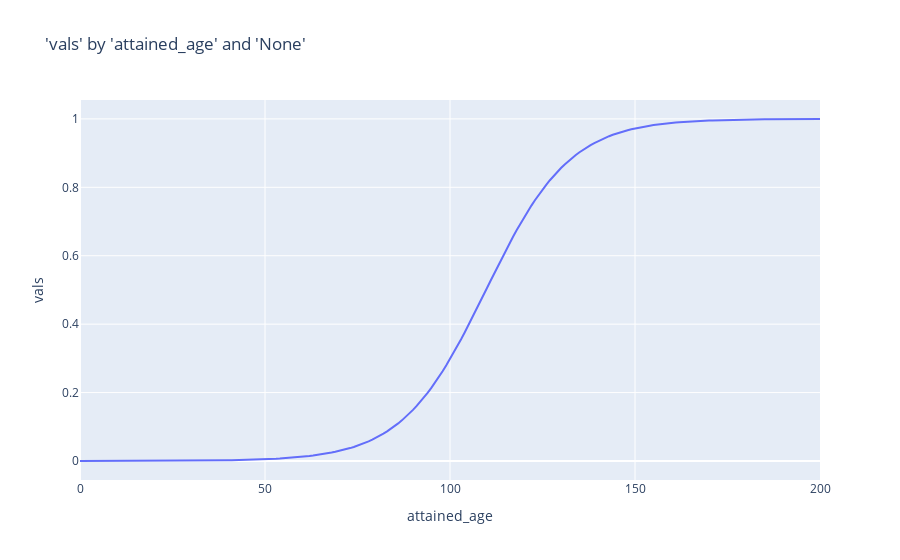

The notebook cell saved with this chart:
### Code cell
charters.chart(df=rate, x_axis="attained_age", y_axis="vals", type="line")

### Figure 1 — Plotly figure (JSON) as saved in the notebook; plotly's stock layout.template omitted (floating-point values rounded to 4 significant figures; data arrays with more than 128 entries replaced by an {"elided": "..."} marker saying what was removed)
{"data": [{"hovertemplate": "attained_age=%{x}<br>vals=%{y}<extra></extra>", "legendgroup": "", "line": {"color": "#636efa", "dash": "solid"}, "marker": {"symbol": "circle"}, "mode": "lines", "name": "", "orientation": "v", "showlegend": false, "type": "scatter", "x": {"elided": "201 int values"}, "xaxis": "x", "y": {"elided": "201 float values"}, "yaxis": "y"}], "layout": {"autosize": true, "legend": {"tracegroupgap": 0}, "title": {"text": "'vals' by 'attained_age' and 'None'"}, "xaxis": {"anchor": "y", "autorange": true, "domain": [0, 1], "range": [0, 200], "title": {"text": "attained_age"}, "type": "linear"}, "yaxis": {"anchor": "x", "autorange": true, "domain": [0, 1], "range": [-0.05547, 1.055], "title": {"text": "vals"}, "type": "linear"}}}
